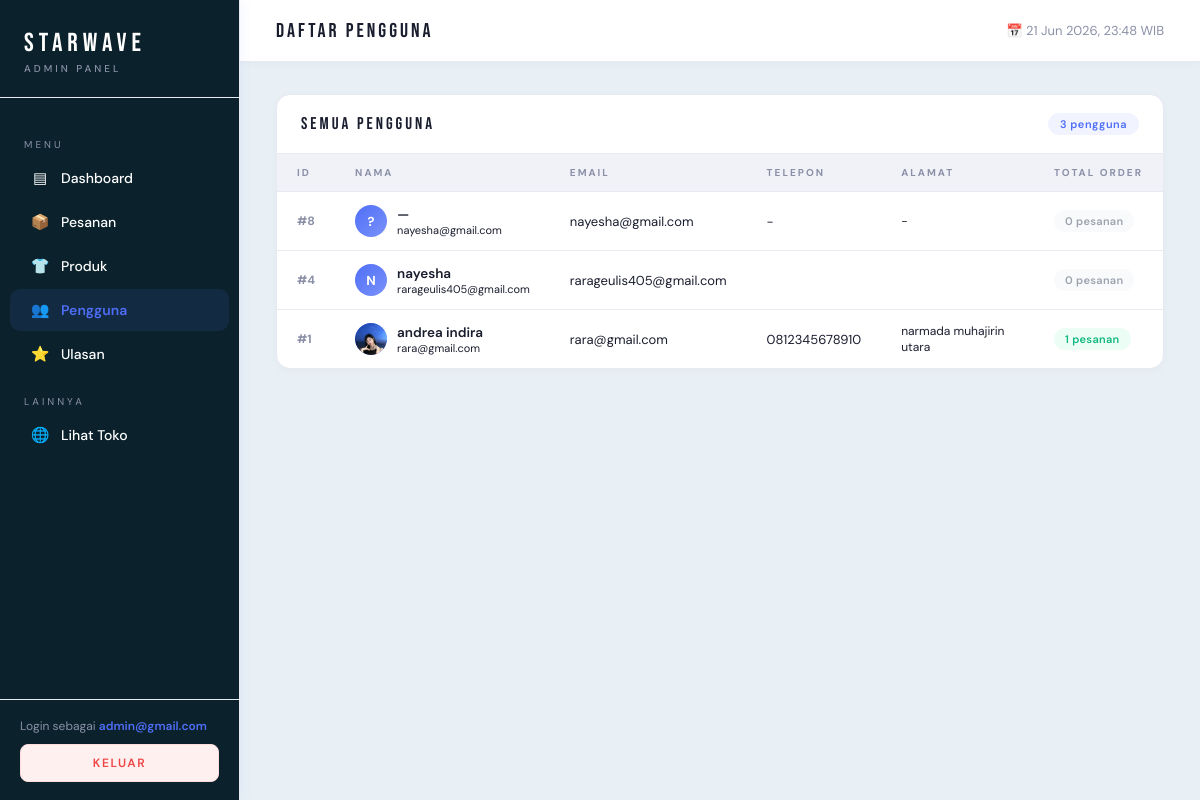
Before: /admin/pengguna.php (signed in) with the older database file.
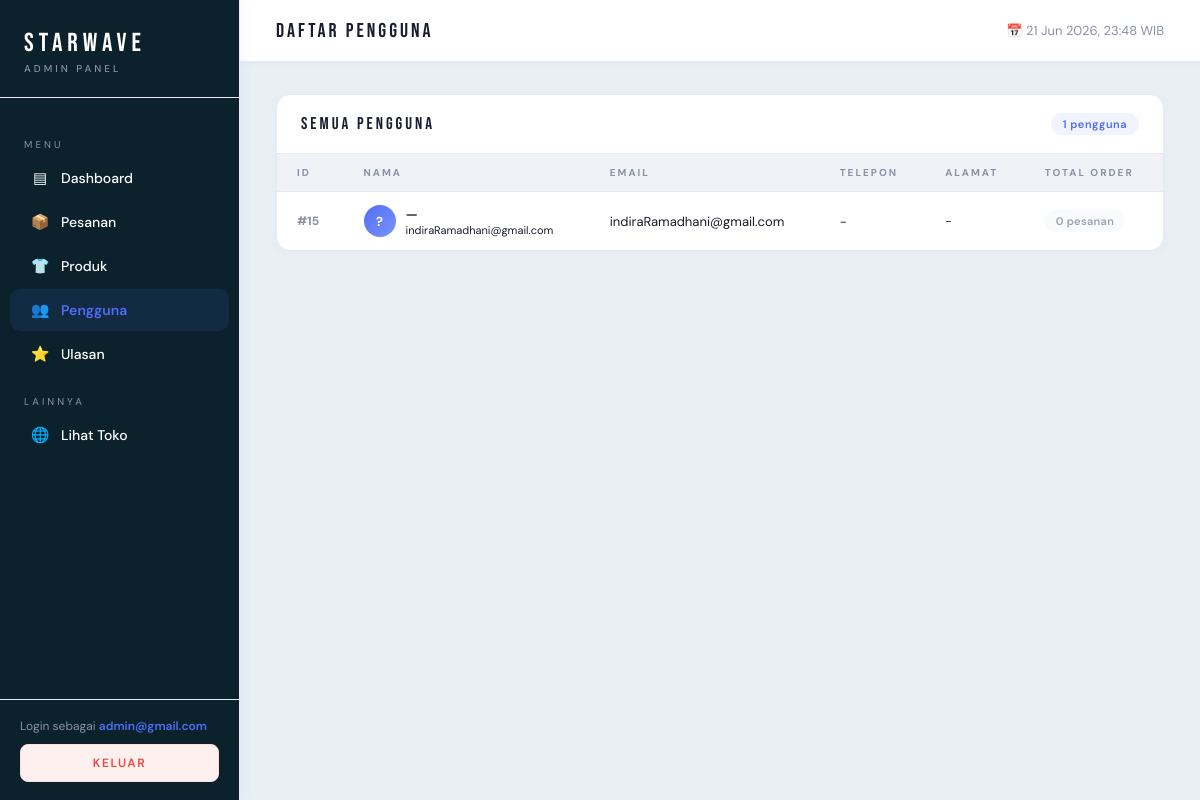
After: the same page with the newer database file.
### tables this page shows
CREATE TABLE `users` (
  `id_user` int(11) NOT NULL,
  `email` varchar(100) DEFAULT NULL,
  `password` varchar(100) DEFAULT NULL,
  `tanggal_lahir` date DEFAULT NULL,
  `nama_panggilan` varchar(100) DEFAULT NULL,
  `no_telepon` varchar(20) DEFAULT NULL,
  `alamat` text DEFAULT NULL,
  `wilayah` varchar(50) DEFAULT NULL,
  `foto_profil` varchar(255) DEFAULT NULL,
  `reset_token` varchar(64) DEFAULT NULL,
  `reset_expiry` datetime DEFAULT NULL
);

### admin/pengguna.php (the view, shortened to what the changed rows need)
<?php
require 'auth_check.php';
$total_users = $pdo->query("SELECT COUNT(*) FROM users")->fetchColumn();
$stmt = $pdo->query("
    SELECT u.*, COUNT(o.id) as total_order
    FROM users u
    LEFT JOIN orders o ON u.id_user = o.id_user
    GROUP BY u.id_user
    ORDER BY u.id_user DESC
");
$all_users = $stmt->fetchAll(PDO::FETCH_ASSOC);
?>
<!DOCTYPE html>
<html lang="id">
<head>
    <link rel="stylesheet" href="admin.css">
</head>
<body>
<div class="main">
    <div class="content">
        <div class="section">
            <div class="section-header">
                <div class="section-title">SEMUA PENGGUNA</div>
                <div class="section-badge"><?= $total_users ?> pengguna</div>
            </div>
            <div class="table-wrap">
                <table>
                    <thead>
                        <tr>
                            <th>ID</th>
                            <th>Nama</th>
                            <th>Email</th>
                            <th>Telepon</th>
                            <th>Alamat</th>
                            <th>Total Order</th>
                        </tr>
                    </thead>
                    <tbody>
                    <?php if (empty($all_users)): ?>
                        <tr class="empty-row">
                            <td colspan="6">Belum ada pengguna terdaftar</td>
                        </tr>
                    <?php else: ?>
                        <?php foreach ($all_users as $u): ?>
                            <?php
                            $nama       = $u['nama_panggilan'] ?? '';
                            $punya_nama = $nama !== '';
                            $inisial = $punya_nama ? mb_strtoupper(mb_substr($nama, 0, 1)) : '?';
                            $punya_foto = !empty($u['foto_profil'])
                                          && file_exists('../' . $u['foto_profil']);
                            $telepon = $u['no_telepon'] ?? '-';
                            $alamat  = $u['alamat'] ?? '-';
                            $sudah_pernah_pesan = $u['total_order'] > 0;
                            $class_badge        = $sudah_pernah_pesan ? 'done' : 'cancel';
                            ?>
                            <tr>
                                <td class="order-id">#<?= $u['id_user'] ?></td>
                                <td>
                                    <div class="user-cell">
                                        <div class="user-avatar" style="overflow:hidden; padding:0;">
                                            <?php if ($punya_foto): ?>
                                                <img src="../<?= htmlspecialchars($u['foto_profil']) ?>"
                                                     style="width:100%; height:100%; object-fit:cover; border-radius:50%;">
                                            <?php else: ?>
                                                <?= $inisial ?>
                                            <?php endif; ?>
                                        </div>
                                        <div>
                                            <div style="font-weight:600;">
                                                <?php if ($punya_nama): ?>
                                                    <?= htmlspecialchars($nama) ?>
                                                <?php else: ?>
                                                    <span style="color:var(--muted);font-style:italic;">—</span>
                                                <?php endif; ?>
                                            </div>
                                            <div style="font-size:11px;color:var(--muted);">
                                                <?= htmlspecialchars($u['email']) ?>
                                            </div>
                                        </div>
                                    </div>
                                </td>
                                <td style="color:var(--muted);font-size:13px;">
                                    <?= htmlspecialchars($u['email']) ?>
                                </td>
                                <td style="font-size:13px;">
                                    <?= htmlspecialchars($telepon) ?>
                                </td>
                                <td style="font-size:12px;color:var(--muted);max-width:160px;">
                                    <?= htmlspecialchars($alamat) ?>
                                </td>
                                <td>
                                    <span class="badge <?= $class_badge ?>">
                                        <?= $u['total_order'] ?> pesanan
                                    </span>
                                </td>
                            </tr>
                        <?php endforeach; ?>
                    <?php endif; ?>
                    </tbody>
                </table>
            </div>
        </div>
    </div>
</div>
</body>
</html>

Changed rows visible on the page:
removed users: id_user "8", nama_panggilan "?", email "nayesha@gmail.com", no_telepon "-", alamat "-", total_order "0"
removed users: id_user "4", nama_panggilan "N", nama_panggilan "nayesha", email "rarageulis405@gmail.com", total_order "0"
removed users: id_user "1", foto_profil (picture), nama_panggilan "andrea indira", email "rara@gmail.com", no_telepon "0812345678910", alamat "narmada muhajirin utara", total_order "1"
added users: id_user "15", nama_panggilan "?", email "indiraRamadhani@gmail.com", no_telepon "-", alamat "-", total_order "0"
Other visible differences:
$total_users: "3" → "1"
